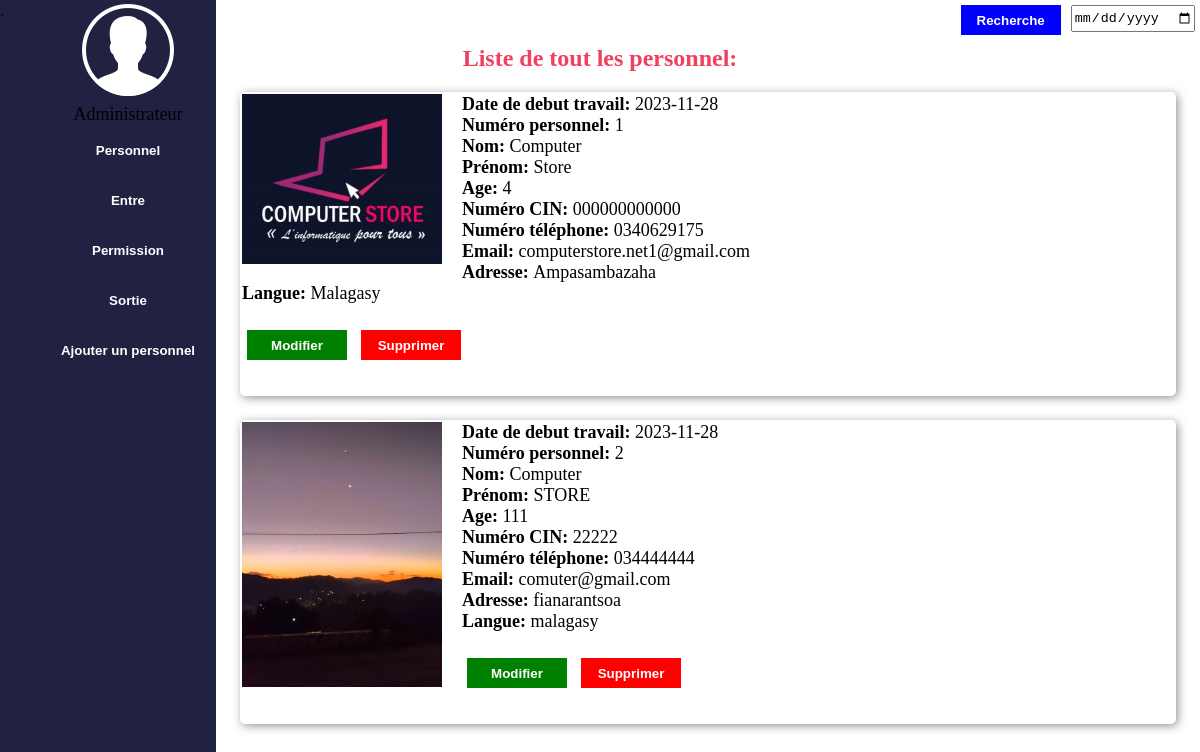
Screenshot of /Admin/personnel/liste_personnel.php with the database file from the repository.
### tables this page shows
CREATE TABLE IF NOT EXISTS `personnel` (
  `numero_personnel` int NOT NULL AUTO_INCREMENT,
  `nom` varchar(100) DEFAULT NULL,
  `prenom` varchar(100) DEFAULT NULL,
  `poste` varchar(50) NOT NULL,
  `numero_telephone` varchar(13) DEFAULT NULL,
  `email` varchar(150) DEFAULT NULL,
  `age` int NOT NULL,
  `numero_cin` varchar(12) NOT NULL,
  `adresse` varchar(50) NOT NULL,
  `langue` varchar(20) NOT NULL,
  `date_creation` date NOT NULL,
  `image` varchar(255) NOT NULL,
  PRIMARY KEY (`numero_personnel`)
);

### Admin/personnel/liste_personnel.php (the view, shortened to what this page needs)
<!DOCTYPE html>
<html lang="en">
<head>
    <link rel="stylesheet" href="style.css">
</head>
<body>
<nav>
        <ul>
            <li>
                <center><img src="admin.png" alt="Admin"><p color="White">Administrateur</p></center>
            </li>
            <li>
                <a href="http://localhost/amelioration/Admin/personnel/liste_personnel.php">
                    <button>Personnel</button>
                </a>
            </li>
            <li>
                <a href="http://localhost/amelioration/Admin/entre/liste.php">
                    <button>Entre</button>
                </a>
            </li>
            <li>
                <a href="http://localhost/amelioration/Admin/permission/liste.php">
                    <button>Permission</button>
                </a>
            </li>
            <li>
                <a href="http://localhost/amelioration/Admin/sortie/liste.php">
                    <button>Sortie</button>
                </a>
            </li>
            <li>
                <a href="http://localhost/amelioration/Admin/personnel/ajouter.php">
                    <button>Ajouter un personnel</button>
                </a>
            </li>
        </ul>
    </nav>
    <div class="rech">
    <form action="absent.php" method="post">
        <input type="date" name="absence" required>
        <input type="submit" value="Recherche" id="button3">
    </form>
</div>
<p>.</p>
    <?php
        $db = mysqli_connect('localhost', 'root', '','amelioration_stage') or die('could not connect to database');
        $requete=mysqli_query($db,"SELECT * FROM personnel");
        if(mysqli_num_rows($requete)==0)
        {
            echo "il n'y a aucun personnel";
        }
        else
        {
            ?><center><h2>Liste de tout les personnel:</h2></center><?php
            while($row = mysqli_fetch_assoc($requete))
            {
                ?>
                <div class="corp">
                    <div class="image">
                    <?php
                        $nom_image=$row['image'];
                        $fichier= opendir('image/');
                        while($fichier_courant = readdir($fichier))
                        {
                            $extention = strtolower(strrchr($fichier_courant,'.'));
                            if($extention == '.jpg' || $extention == '.jpeg' || $extention == '.png')
                            {
                                $nom_image_image = 'image/'.$fichier_courant;
                                if(!file_exists($nom_image_image))
                                {
                                    $im = imagecreatefromjpeg($fichier_courant);
                                    $largeur_image = 10;
                                    $hauteur_image = $hauteur / $largeur*150;
                                    $im_image = imagecreatetruecolor($largeur_image,$hauteur_image);
                                    imagecopyresampled($im_image, $im, 0, 0, 0, 0);
                                    imagejpeg($im_image, $nom_image_image, 60);
                                }
                                else
                                {
                                    if($fichier_courant == $nom_image)
                                    {
                                        echo '<img src="'.$nom_image_image.'" title = cliquez pour agrandir" class="photo">';
                                    }
                                }
                            }
                        }
                    ?>
                </div>
                <div class="info">
                    <p><b>Date de debut travail: </b><?=$row['date_creation']?></p>
                    <p><b>Numéro personnel: </b><?=$row['numero_personnel']?></p>
                    <p><b>Nom: </b><?=$row['nom']?><p>
                    <p><b>Prénom: </b><?=$row['prenom']?><p>
                    <p><b>Age: </b><?=$row['age']?><p>
                    <p><b>Numéro CIN: </b><?=$row['numero_cin']?><p>
                    <p><b>Numéro téléphone: </b><?=$row['numero_telephone']?><p>
                    <p><b>Email: </b><?=$row['email']?></p>
                    <p><b>Adresse: </b><?=$row['adresse']?><p>
                    <p><b>Langue: </b><?=$row['langue']?><p><br></div>
                    <a href="modifier.php?id=<?=$row['numero_personnel']?>"><button id="button1">Modifier</button></a>
                    <a href="supprimer.php?id=<?=$row['numero_personnel']?>"><button id="button2">Supprimer</button></a></div>
                <?php
            }
        }
    ?>
</body>
</html>

### Admin/personnel/style.css (style rules this page uses)
* { margin: 0; }
nav { width: 18%; background-color: rgba(7, 7, 44, 0.894); height: 100vh; position: fixed; }
nav ul li { list-style: none; display: block; }
nav ul li a button { background-color: rgba(42, 2, 42, 0); width: 100%; height: 50px; font-weight: bolder; color: white; border: none; }
.corp { margin-left: 20%; margin-bottom: 2%; margin-top: 20px; margin-right: 2%; padding: 2px; background-color: White; height: 300px; box-shadow: 2px 2px 10px rgba(128, 128, 128, 0.83); border-radius: 5px; }
.rech { position: fixed; background-color: rgba(228, 7, 7, 0); width: 80%; margin-left: 20%; }
#button1 { background-color: green; }
#button2 { background-color: red; }
#button3 { background-color: blue; }
#button1,#button2,#button3 { border: none; width: 100px; height: 30px; font-weight: 550; color: white; margin: 5px; }
input { margin: 5px; height: 23px; float: right; }
.photo { width: 200px; float: inline-start; margin-right: 20px; }
.image, .info { display: inline; }
h2 { color: rgb(241, 64, 94); margin-top: 2%; }
.info { height: 400px; width: 100%; }
p { font-size: 18px; }

### rows the page displays
personnel: date_creation "2023-11-28", numero_personnel "1", nom "Computer", prenom "Store", age "4", numero_cin "000000000000", numero_telephone "0340629175", email "computerstore.net1@gmail.com", adresse "Ampasambazaha", langue "Malagasy"
personnel: date_creation "2023-11-28", numero_personnel "2", nom "Computer", prenom "STORE", age "111", numero_cin "22222", numero_telephone "034444444", email "comuter@gmail.com", adresse "fianarantsoa", langue "malagasy"
